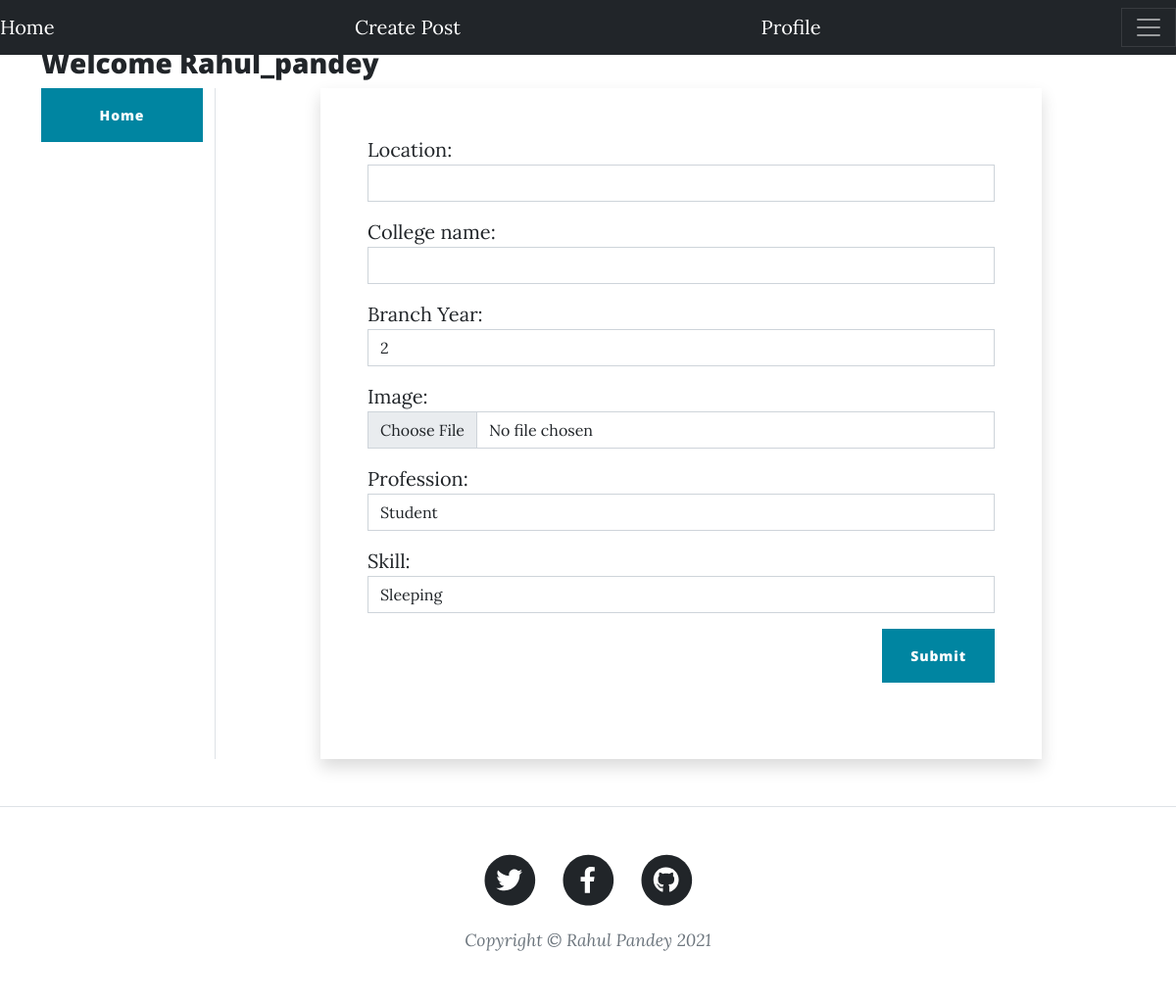
/profile_update/2/ (signed in), run on the app's committed database.
### app/models.py (models this page shows, shortened)
class Profile(models.Model):
    user = models.OneToOneField(User,on_delete=models.CASCADE)
    college_name  = models.CharField( max_length=200)
    Branch_Year = models.CharField(max_length=2,default= 2)
    image = models.ImageField(default='default.jpeg', upload_to='profile_pics')
    location = models.CharField(max_length=50)
    skill = models.CharField(max_length=200,default='Sleeping')
    profession = models.CharField(max_length=200,default='Student')

### app/views.py (the view, shortened to what this page needs)
# urls.py: path('profile_update/<int:pk>/',views.ProfileUpdateView.as_view(),name='profile_update'),
class ProfileUpdateView(LoginRequiredMixin,View):
    def get(self,request,pk):
        obj = Profile.objects.get(pk=pk)
        form = ProfileForm(instance=obj)
        obj = Profile.objects.get(pk=pk)
        return render(request,'app/profileupdate.html', {"form": form, "acitve": "btn-primary","obj":obj})

### app/forms.py
class ProfileForm(forms.ModelForm):
    class Meta:
        model = Profile
        fields = ['location','college_name', 'Branch_Year' ,'image','profession','skill']
        widgets = {
            'location':forms.TextInput(attrs={'class':'form-control'}),
            'college_name':forms.TextInput(attrs={'class':'form-control'}),
            'Branch_Year':forms.NumberInput(attrs={'class':'form-control'}),
            'image':forms.FileInput(attrs={'class':'form-control'}),
            'college_name':forms.TextInput(attrs={'class':'form-control'}),
            'skill':forms.TextInput(attrs={'class':'form-control'}),
           'profession':forms.TextInput(attrs={'class':'form-control'}),
        }

### app/templates/app/profileupdate.html (shortened to what this page needs)
{% extends 'app/base.html' %}
{% load static %}
{% block main %}
<div class="container my-5">
 <div class="row">
  <h3>Welcome <span class="text-capitalize"> {{request.user}}</span></h3>
  <div class="col-sm-2 border-end">
   <ul class="list-unstyled">
    <li class="d-grid"><a href="{% url 'home' %}" class="btn btn-primary">Home</a></li>
   </ul>
  </div>
  <div class="col-sm-8 offset-sm-1">
    <form action="" method="post"  enctype="multipart/form-data"  novalidate class="shadow p-5">
        {% for fm in form %}
      <div class="mb-3">
         {{fm.label_tag}} {{fm}} <small class ="text-danger">{{fm.errors |striptags }}</small>
      </div>
      {% endfor  %}
      <div class="text-end">
       <input type="submit" class="btn btn-primary" value="Submit"></button>
      </div>
      <br>
     </form>
  </div>
 </div>
</div>
{% endblock main %}

### data on the page
Profile: form "2" "Student" "Sleeping"

### other printed values
{{ request.user }} "Rahul_pandey"
{{ fm.label_tag }} "Location:" "College name:" "Branch Year:" "Image:" "Profession:" "Skill:"
